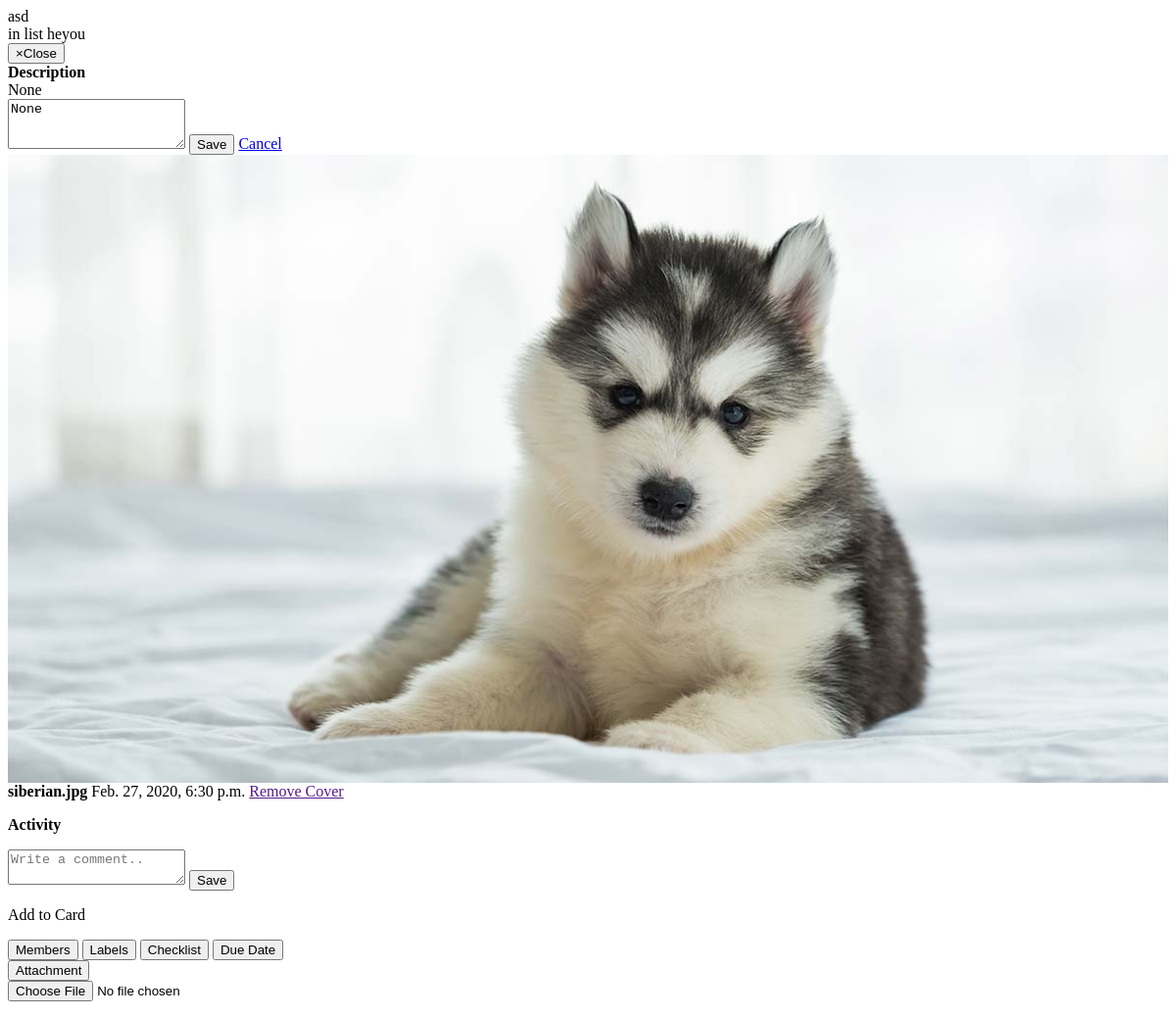
The page /card/248/detail/ on the database as committed earlier.
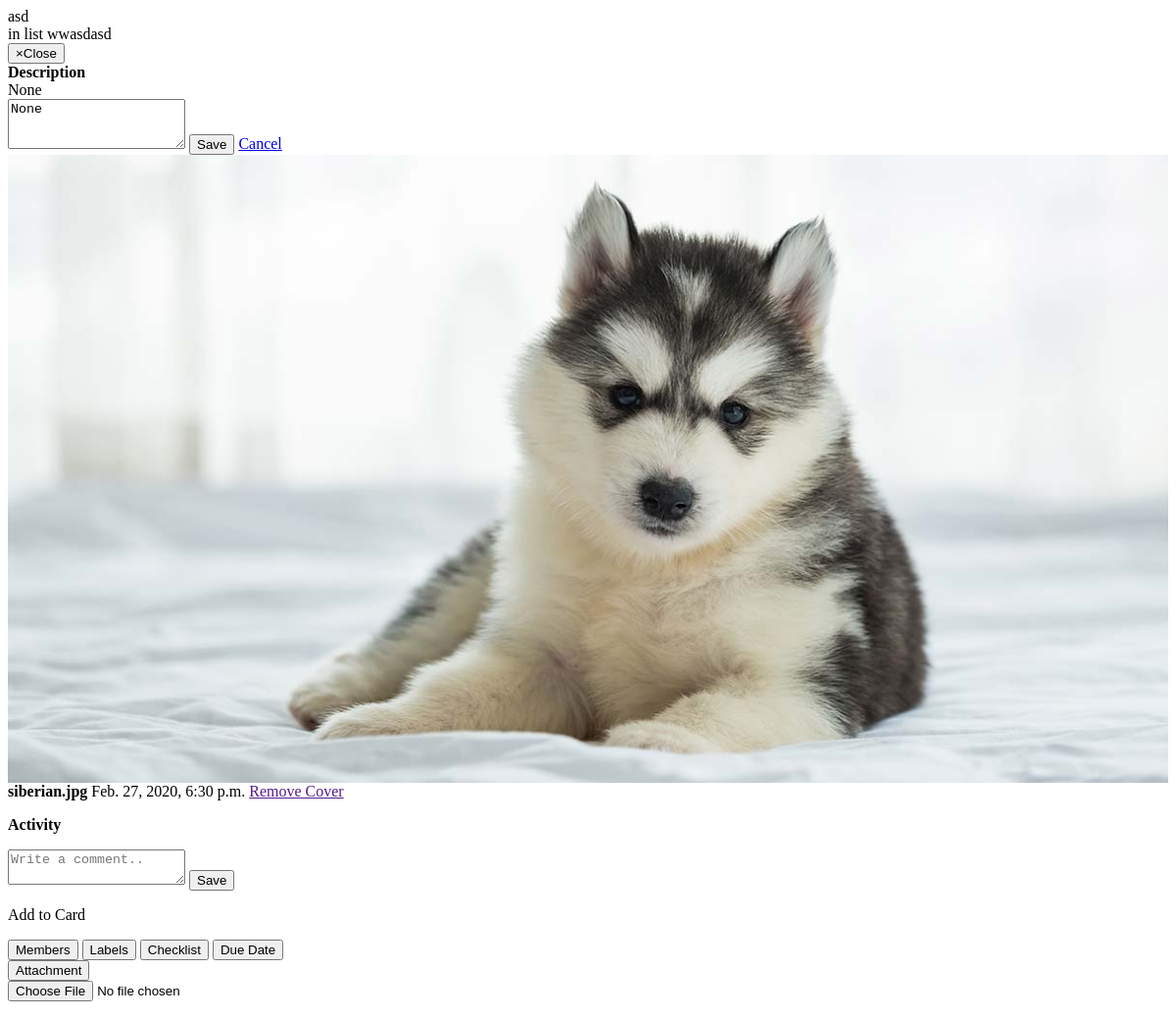
The same page on the database as committed later.
### list/models.py (models this page shows, shortened)
class Card(models.Model):
    title = models.CharField(max_length=500)
    description = models.TextField(max_length=200, blank=True, null=True)
    image = models.FileField(upload_to=uploadto, blank=True, null=True)
    card_image_name = models.CharField(max_length=128, blank=True, null=True)
    board = models.ForeignKey(Boardlist, on_delete=models.CASCADE, null=False)
    position = models.PositiveIntegerField(default=0)
    date_created = models.DateTimeField(auto_now_add=True)
    date_modified = models.DateTimeField(auto_now=True)

class Boardlist(models.Model):
    title = models.CharField(max_length=200)
    archived = models.BooleanField(default=False)
    date_created = models.DateTimeField(auto_now_add=True)
    date_modified = models.DateTimeField(auto_now=True)
    board = models.ForeignKey(Board, on_delete=models.CASCADE, null=True)
    def __str__(self):
        return self.title

### list/views.py (the view)
# urls.py: path('card/<int:card_id>/detail/', CardDetail.as_view(), name='card_detail'),
class CardDetail(TemplateView):
    template_name = 'board/modalcard.html'
    def get(self, *args, **kwargs):
        card_id = kwargs.get('card_id')
        card = get_object_or_404(Card, id=card_id)
        comment_list = CardComment.objects.all().order_by('-date_created')
        return render(self.request,self.template_name,{'card':card, 'comment_list': comment_list})

### list/templates/board/modalcard.html (shortened to what the changed rows need)
<div class="modal-content">
    <div class="container">
        <div class="modal-myheader">
            <div class="modal-title-wrapper">
                <span class="modal-title">{{card.title}}</span> <br>
                <span class="modal-frm"> in list {{ card.board }}</span>
            </div>
        </div>
    </div>
    <div class="container">
        <div class="row">
            <div class="col-md-9">
                <div class="row" style="width: 100%;">
                    <div class="col-md-12">
                        <div class="modal-body" style="width: 100%;">
                            <div class="modal-des-wrapper">
                                <span class="modal-des-title"> <strong> Description</strong></span><br>
                                <span class="modal-des">{{card.description}}</span>
                                <div class="des-wrapper">
                                    <textarea class="card-des-textarea" rows="3" data-card="{{card.id}}" data-url="{% url 'card_des' card.id %}" placeholder="Add a more detailed description">{{card.description}}</textarea>
                                    <button type="submit" class="btn btn-sm btn-success">Save</button>
                                    <a href="#" class="btn btn-sm btn-danger">Cancel</a>
                                </div>
                            </div>
                        </div>
                    </div>
                    <div class="col-md-12">
                        <div class="container-fluid open-image">
                            <div class="row">
                                <div class="col-md-4 card-image">
                                    {% if card.image %}
                                    <img src="{{ card.image.url}}" style="width: 100%;" alt="">
                                    {% endif %}
                                </div>
                                <div class="col-md-8 card-info">
                                    {% if card.image %}
                                    <span><strong>{{ card.card_image_name }}</strong></span>
                                    <span>{{ card.date_created }}</span>
                                    <span><a href="" class="btn btn-outline-info btn-sm">Remove Cover</a></span>
                                    {% endif %}
                                </div>
                            </div>
                        </div>
                    </div>
                </div>
            </div>
        </div>
    </div>
</div>

Rows that differ between the two databases and show on the page:
changed Card "asd": board "heyou" → "wwasdasd"
